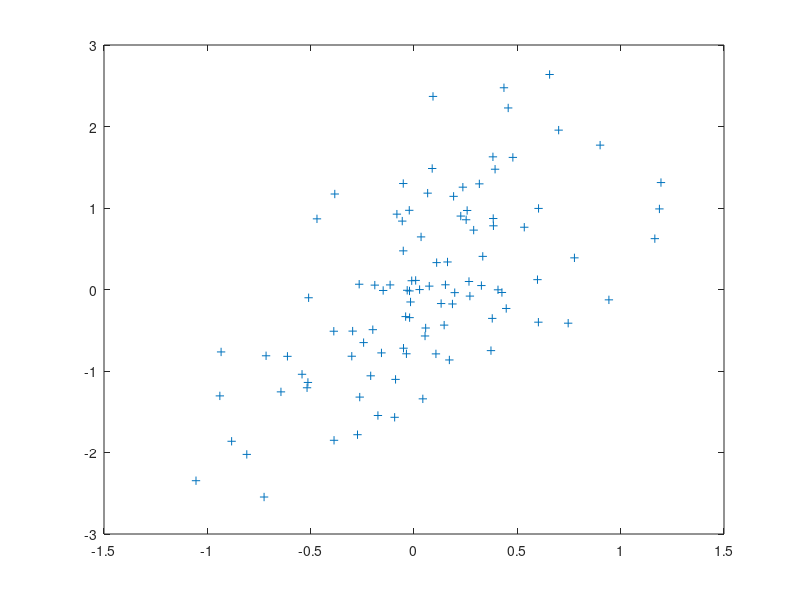
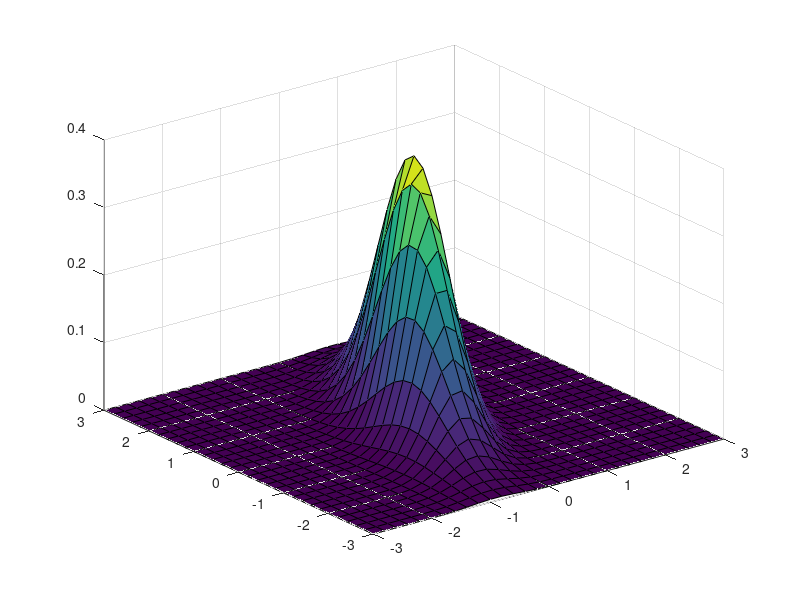

Write MATLAB code to recreate these figures, in order. (Note: this script raises an error after producing the figures.)
% Ajiya Fatima Moiz

% Generate random variable and plot bivariate Gaussian distribution (PDF) in 3D plan alongwith contours.

%% Define the parameters mu and Sigma.
mu = [0 0];
Sigma = [0.25 0.3; 0.3 1];

%% Generate Multivariate Normal Random Numbers.
rng('default')  % For reproducibility
R = mvnrnd(mu,Sigma,100);
plot(R(:,1),R(:,2),'+')

%% Create a grid of evenly spaced points in two-dimensional space.
x1 = -3:0.2:3;
x2 = -3:0.2:3;
[X1,X2] = meshgrid(x1,x2);
X = [X1(:) X2(:)];

%% Evaluate the pdf of the normal distribution at the grid points.
y = mvnpdf(X,mu,Sigma);
y = reshape(y,length(x2),length(x1));

%% Plot the pdf values.
figure
surf(x1,x2,y)
clim([min(y(:))-0.5*range(y(:)),max(y(:))])
axis([-3 3 -3 3 0 0.4])
xlabel('x1')
ylabel('x2')
zlabel('Probability Density')

%% Finally, create a contour plot of the multivariate normal distribution.
figure
contour(x1,x2,y,[0.0001 0.001 0.01 0.05 0.15 0.25 0.35])
xlabel('x')
ylabel('y')
